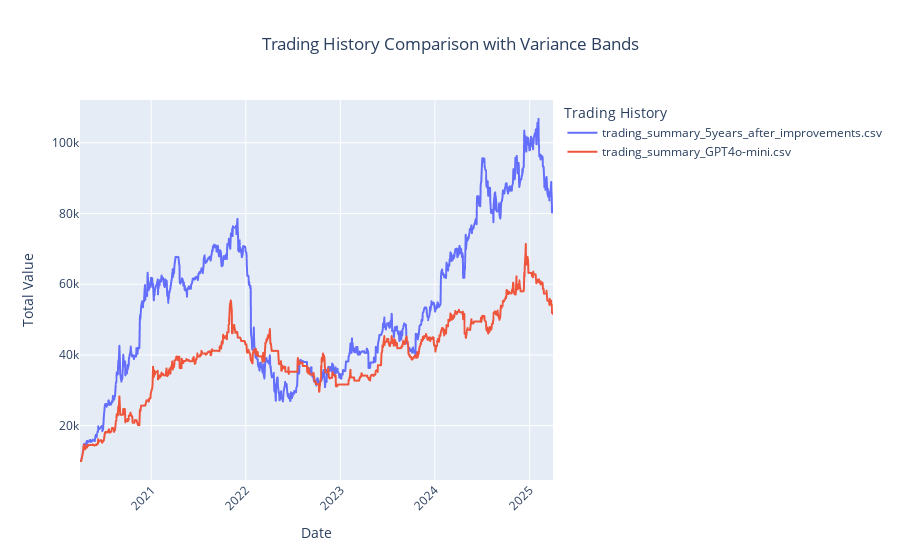
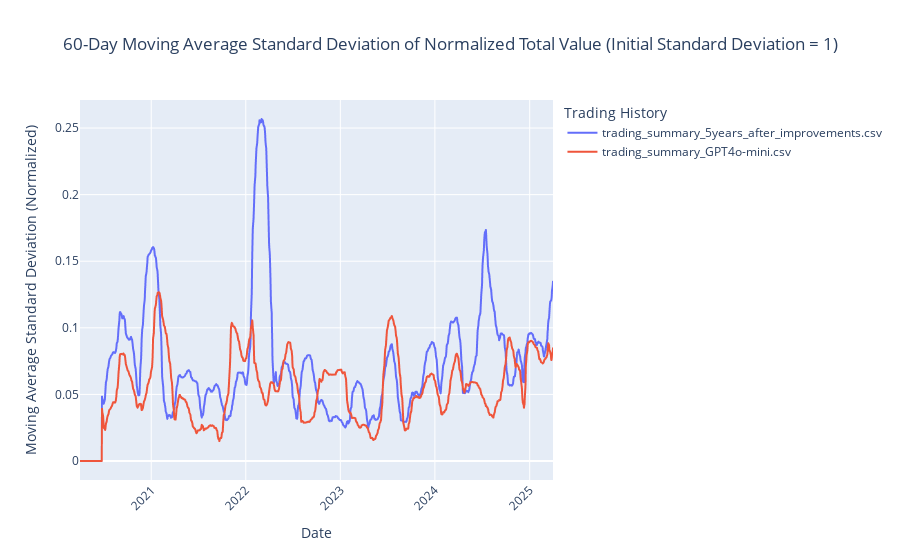

Notebook code for these charts, in order:
### Code cell
import pandas as pd
import plotly.express as px
import os
import numpy as np

# Directory containing the trading history CSV files
trading_dir = "trading/full_analysis"

# Get a list of all CSV files in the directory
## filter out random
csv_files = [f for f in os.listdir(trading_dir) if f.endswith(".csv") and not "random" in f]

# Create an empty list to store the dataframes
dfs = []

# Read data from each CSV file
for file in csv_files:
    file_path = os.path.join(trading_dir, file)
    df = pd.read_csv(file_path)
    df['Trading History'] = file  # Add a column to identify the trading history
    dfs.append(df)

# Combine all dataframes into one
combined_df = pd.concat(dfs, ignore_index=True)

# Convert 'Total Value' to numeric, coercing errors
combined_df['Total Value'] = pd.to_numeric(combined_df['Total Value'], errors='coerce')

# Normalize 'Total Value' by dividing by the first value for each trading history
combined_df['Normalized Total Value'] = combined_df.groupby('Trading History')['Total Value'].transform(lambda x: x / x.mean())

# Plot the time series data with Plotly Express
fig = px.line(combined_df, x='Date', y='Total Value', color='Trading History',

              title='Trading History Comparison with Variance Bands')

# Update layout for better readability
fig.update_layout(xaxis_title='Date', yaxis_title='Total Value',

                  xaxis_tickangle=-45, title_x=0.5)

fig.show()
days = 60
# Calculate 14-day moving average standard deviation on normalized values, starting with 1 for the first days -1days
combined_df['Moving Avg Standard Deviation'] = combined_df.groupby('Trading History')['Normalized Total Value'].rolling(window=days).std().reset_index(level=0, drop=True)

# Fill the first days-1 NaN values (due to rolling window) with 1
combined_df['Moving Avg Standard Deviation'] = combined_df.groupby('Trading History')['Moving Avg Standard Deviation'].apply(lambda x: x.fillna(0, limit=days-1)).reset_index(level=0, drop=True)

fig_variance = px.line(combined_df.dropna(subset=['Moving Avg Standard Deviation']), x='Date', y='Moving Avg Standard Deviation', color='Trading History',
                       title=str(days)+'-Day Moving Average Standard Deviation of Normalized Total Value (Initial Standard Deviation = 1)')

fig_variance.update_layout(xaxis_title='Date', yaxis_title='Moving Average Standard Deviation (Normalized)',
                            xaxis_tickangle=-45, title_x=0.5)

fig_variance.show()

### Figure 1 — Plotly figure (JSON) as saved in the notebook; plotly's stock layout.template omitted (floating-point values rounded to 4 significant figures; data arrays with more than 128 entries replaced by an {"elided": "..."} marker saying what was removed)
{"data": [{"hovertemplate": "Trading History=trading_summary_5years_after_improvements.csv<br>Date=%{x}<br>Total Value=%{y}<extra></extra>", "legendgroup": "trading_summary_5years_after_improvements.csv", "line": {"color": "#636efa", "dash": "solid"}, "marker": {"symbol": "circle"}, "mode": "lines", "name": "trading_summary_5years_after_improvements.csv", "showlegend": true, "type": "scattergl", "x": {"elided": "1257 str values"}, "xaxis": "x", "y": {"elided": "1257 float values"}, "yaxis": "y"}, {"hovertemplate": "Trading History=trading_summary_GPT4o-mini.csv<br>Date=%{x}<br>Total Value=%{y}<extra></extra>", "legendgroup": "trading_summary_GPT4o-mini.csv", "line": {"color": "#EF553B", "dash": "solid"}, "marker": {"symbol": "circle"}, "mode": "lines", "name": "trading_summary_GPT4o-mini.csv", "showlegend": true, "type": "scattergl", "x": {"elided": "1257 str values"}, "xaxis": "x", "y": {"elided": "1257 float values"}, "yaxis": "y"}], "layout": {"legend": {"title": {"text": "Trading History"}, "tracegroupgap": 0}, "title": {"text": "Trading History Comparison with Variance Bands", "x": 0.5}, "xaxis": {"anchor": "y", "domain": [0, 1], "tickangle": -45, "title": {"text": "Date"}}, "yaxis": {"anchor": "x", "domain": [0, 1], "title": {"text": "Total Value"}}}}

### Figure 2 — Plotly figure (JSON) as saved in the notebook; plotly's stock layout.template omitted (floating-point values rounded to 4 significant figures; data arrays with more than 128 entries replaced by an {"elided": "..."} marker saying what was removed)
{"data": [{"hovertemplate": "Trading History=trading_summary_5years_after_improvements.csv<br>Date=%{x}<br>Moving Avg Standard Deviation=%{y}<extra></extra>", "legendgroup": "trading_summary_5years_after_improvements.csv", "line": {"color": "#636efa", "dash": "solid"}, "marker": {"symbol": "circle"}, "mode": "lines", "name": "trading_summary_5years_after_improvements.csv", "showlegend": true, "type": "scattergl", "x": {"elided": "1257 str values"}, "xaxis": "x", "y": {"elided": "1257 float values"}, "yaxis": "y"}, {"hovertemplate": "Trading History=trading_summary_GPT4o-mini.csv<br>Date=%{x}<br>Moving Avg Standard Deviation=%{y}<extra></extra>", "legendgroup": "trading_summary_GPT4o-mini.csv", "line": {"color": "#EF553B", "dash": "solid"}, "marker": {"symbol": "circle"}, "mode": "lines", "name": "trading_summary_GPT4o-mini.csv", "showlegend": true, "type": "scattergl", "x": {"elided": "1257 str values"}, "xaxis": "x", "y": {"elided": "1257 float values"}, "yaxis": "y"}], "layout": {"legend": {"title": {"text": "Trading History"}, "tracegroupgap": 0}, "title": {"text": "60-Day Moving Average Standard Deviation of Normalized Total Value (Initial Standard Deviation = 1)", "x": 0.5}, "xaxis": {"anchor": "y", "domain": [0, 1], "tickangle": -45, "title": {"text": "Date"}}, "yaxis": {"anchor": "x", "domain": [0, 1], "title": {"text": "Moving Average Standard Deviation (Normalized)"}}}}
